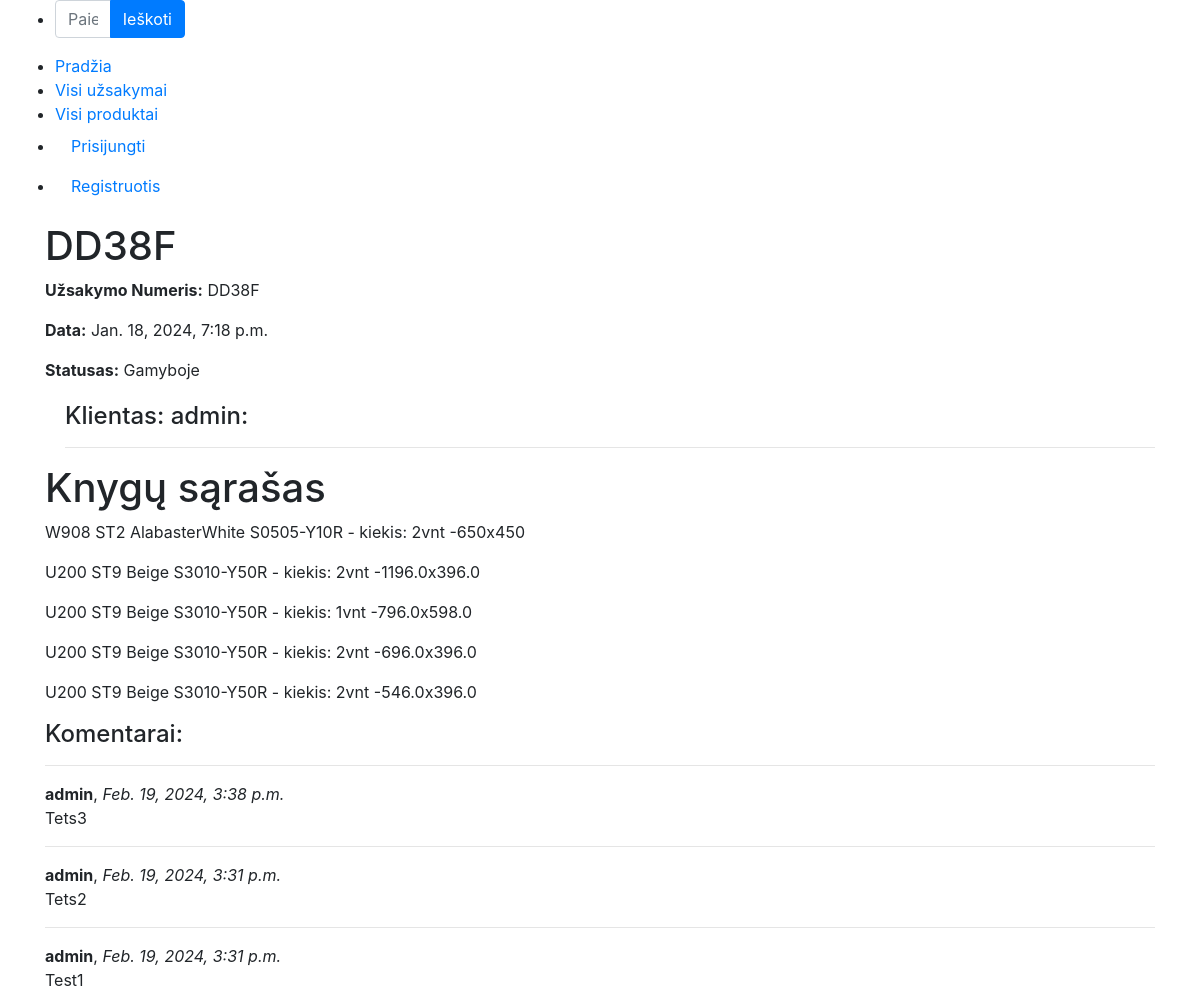
Screenshot of /baldai3/order_line/3 with the database file from the repository.
### baldai3/models.py (models this page shows, shortened)
class Order(models.Model):
    order_no = models.CharField(default=uuid.uuid4().hex[:5].upper(), verbose_name="Užsakymo Numeris", max_length=10,
                                editable=False)
    date = models.DateTimeField(verbose_name="Data")
    client_name = models.ForeignKey(to=User, verbose_name="Klientas", on_delete=models.SET_NULL, null=True, blank=True)
    LOAN_STATUS = (
        ('p', 'Pateiktas'),
        ('a', 'Apmokėtas'),
        ('g', 'Gamyboje'),
        ('i', 'Įvykdytas'),
    )
    status = models.CharField(
        verbose_name="Būsena",
        max_length=1,
        choices=LOAN_STATUS,
        blank=True,
        default='i',
        help_text='Statusas',
    )
    class Meta:
        verbose_name = 'Užsakymas'
        verbose_name_plural = 'Užsakymai'
        ordering = ['-date']

class OrderLine(models.Model):
    order = models.ForeignKey(to="Order", verbose_name="Užsakymas", on_delete=models.CASCADE, related_name="lines")
    product = models.ForeignKey(to="Product", verbose_name="Plokštė", on_delete=models.SET_NULL, null=True, related_name="gaminys")
    product_thickness = models.ForeignKey(to="ProductThickness", verbose_name="Storis", on_delete=models.SET_NULL,
                                          null=True)
    right_edge_info = models.ForeignKey(to="RightEdgeInfo", verbose_name="→ dešinė briauna",
                                        on_delete=models.SET_NULL,
                                        null=True,
                                        blank=True,
                                        default=None,
                                        related_name="right_edge_info")
    left_edge_info = models.ForeignKey(to="LeftEdgeInfo", verbose_name="← kairė briauna",
                                       on_delete=models.SET_NULL,
                                       null=True,
                                       blank=True,
                                       default=None,
                                       related_name="left_edge_info")
    bottom_edge_info = models.ForeignKey(to="BottomEdgeInfo", verbose_name="↓ apatinė briauna",
                                         on_delete=models.SET_NULL,
                                         null=True,
                                         blank=True,
                                         default=None,
                                         related_name="bottom_edge_info")
    top_edge_info = models.ForeignKey(to="TopEdgeInfo", verbose_name="↑ viršutinė briauna",
                                      on_delete=models.SET_NULL,
                                      null=True,
                                      blank=True,
                                      default=None,
                                      related_name="top_edge_info")
    mill_drawing_info = models.ForeignKey(to="MillDrawing", verbose_name="Frezavimas",
                                          on_delete=models.SET_NULL,
                                          null=True,
                                          blank=True,
                                          default=None,
                                          )
    sketch_custom = models.ForeignKey(to="SketchCustom", verbose_name="Eskizas",
                                      on_delete=models.SET_NULL,
                                      null=True,
                                      blank=True,
                                      default=None,
                                      )
    sketch_drill_info = models.ForeignKey(to="DrillSketch", verbose_name="Gręžimas",
                                          on_delete=models.SET_NULL,
                                          null=True,
                                          blank=True,
                                          default=None,
                                          )
    qty = models.IntegerField(verbose_name="Kiekis", )
    product_length = models.IntegerField(verbose_name="Ilgis")
    product_width = models.IntegerField(verbose_name="Plotis")
    def total_length(self):
        left_thickness = self.left_edge_info.e_thickness_model.e_thickness if self.left_edge_info else 0
        right_thickness = self.right_edge_info.e_thickness_model.e_thickness if self.right_edge_info else 0
        sum = self.product_length - left_thickness - right_thickness
        return sum
    def total_width(self):
        top_thickness = self.top_edge_info.e_thickness_model.e_thickness if self.top_edge_info else 0
        bottom_thickness = self.bottom_edge_info.e_thickness_model.e_thickness if self.bottom_edge_info else 0
        sum = self.product_width - top_thickness - bottom_thickness
        return sum
    def display_total_length(self):
        if self.product_length is not None and self.left_edge_info is not None and self.right_edge_info is not None:
            return self.product_length - self.left_edge_info.e_thickness_model.e_thickness - self.right_edge_info.e_thickness_model.e_thickness
        else:
            return None
    display_total_length.short_description = "Cut Length"
    def display_total_width(self):
        if self.product_width is not None and self.top_edge_info is not None and self.bottom_edge_info is not None:
            return self.product_width - self.top_edge_info.e_thickness_model.e_thickness - self.bottom_edge_info.e_thickness_model.e_thickness
        else:
            return None
    display_total_width.short_description = "Cut width"
    def view_sketch_image_url(self):
        if self.mill_drawing_info and self.mill_drawing_info.sketch:
            return format_html('<a href="{}" target="_blank">View Sketch Image</a>', self.mill_drawing_info.sketch.url)
        else:
            return "No sketch image available"
    view_sketch_image_url.short_description = "Sketch Image"
    view_sketch_image_url.allow_tags = True
    def sketch_image_url(self):
        if self.sketch_custom and self.sketch_custom.sketch:
            return format_html('<a href="{}" target="_blank">View Sketch Image</a>', self.sketch_custom.sketch.url)
        else:
            return "No sketch image available"
    sketch_image_url.short_description = "Sketch Image"
    sketch_image_url.allow_tags = True
    def sketch_drill_url(self):
        if self.sketch_drill_info and self.sketch_drill_info.sketch:
            return format_html('<a href="{}" target="_blank">View Sketch Image</a>', self.sketch_drill_info.sketch.url)
        else:
            return "No sketch image available"
    sketch_drill_url.short_description = "Sketch Image"
    sketch_drill_url.allow_tags = True
    def __str__(self):
        return f"{self.product} - kiekis: {self.qty}vnt -{self.total_length()}x{self.total_width()}"
    class Meta:
        verbose_name = 'Užsakymo eilutė'
        verbose_name_plural = 'Užsakymo eilutės'

class Product(models.Model):
    decor = models.CharField(verbose_name="Plokštės dekoras", max_length=10)
    texture = models.CharField(verbose_name="Plokštės atsparumo klasė", max_length=10)
    p_name = models.CharField(verbose_name="Plokštės pavadinimas", max_length=50)
    nsc_color = models.CharField(verbose_name="Plokštės spalvos kodas", max_length=50)
    description = models.TextField('Aprašymas', max_length=2000, default='')
    decor_pic = models.ImageField('Dekoro nuotrauka', upload_to='decors', null=True, blank=True)
    def __str__(self):
        return f"{self.decor} {self.texture} {self.p_name} {self.nsc_color}"
    class Meta:
        verbose_name = 'Plokštė'
        verbose_name_plural = 'Plokštės'

class LeftEdgeInfo(models.Model):
    e_color = models.CharField(verbose_name="Briaunos spalva", max_length=20)
    e_thickness_model = models.ForeignKey(to="EdgeThickness", verbose_name="Plokštės briauna",
                                          on_delete=models.SET_NULL, null=True)
    class Meta:
        verbose_name = 'Plokštės kairė briauna'
        verbose_name_plural = 'Plokščių kairė briauna'

class EdgeThickness(models.Model):
    e_thickness = models.FloatField(verbose_name="Briaunos storis mm", max_length=5)
    class Meta:
        verbose_name = 'Briaunos storis mm'
        verbose_name_plural = 'Braiunų storiai'

class RightEdgeInfo(models.Model):
    e_color = models.CharField(verbose_name="Briaunos spalva", max_length=20)
    e_thickness_model = models.ForeignKey(to="EdgeThickness", verbose_name="Plokštės briauna",
                                          on_delete=models.SET_NULL, null=True)
    class Meta:
        verbose_name = 'Plokštės dešinė briauna'
        verbose_name_plural = 'Plokščių dešinė briauna'

class TopEdgeInfo(models.Model):
    e_color = models.CharField(verbose_name="Briaunos spalva", max_length=20)
    e_thickness_model = models.ForeignKey(to="EdgeThickness", verbose_name="Plokštės briauna",
                                          on_delete=models.SET_NULL, null=True)
    class Meta:
        verbose_name = 'Plokštės viršutinė briauna'
        verbose_name_plural = 'Plokščių viršutinė briauna'

class BottomEdgeInfo(models.Model):
    e_color = models.CharField(verbose_name="Briaunos spalva", max_length=20)
    e_thickness_model = models.ForeignKey(to="EdgeThickness", verbose_name="Plokštės briauna",
                                          on_delete=models.SET_NULL, null=True)
    class Meta:
        verbose_name = 'Plokštės apatinė briauna'
        verbose_name_plural = 'Plokščių apatinė briauna'

class OrderComment(models.Model):
    order = models.ForeignKey(to="Order", verbose_name="Užsakymas", on_delete=models.CASCADE, related_name='comments')
    author = models.ForeignKey(to=User, verbose_name="Autorius", on_delete=models.CASCADE)
    date_created = models.DateTimeField(verbose_name="Data", auto_now_add=True)
    content = models.TextField(verbose_name="Tekstas", max_length=1000)
    class Meta:
        verbose_name = 'Užsakymo komentaras'
        verbose_name_plural = 'Užsakymų komentarai'
        ordering = ['-date_created']

### baldai3/views.py (the view, shortened to what this page needs)
# urls.py: path('order_line/<int:pk>', views.OrderDetailView.as_view(), name='order_detail'),
class OrderDetailView(FormMixin, generic.DetailView):
    model = Order
    template_name = 'order_detail.html'
    form_class = OrderCommentForm
    def get_context_data(self, **kwargs):
        context = super().get_context_data(**kwargs)
        context['status_display'] = self.object.get_status_display()
        context['order_lines'] = OrderLine.objects.filter(order=self.object)
        return context

### baldai3/forms.py
class OrderCommentForm(forms.ModelForm):
    class Meta:
        model = OrderComment
        fields = ['content']

### baldai3/templates/order_detail.html (shortened to what this page needs)
{% extends "base.html" %}
{% block "content" %}
<h1>{{ order.order_no }}</h1>
<p><strong>Užsakymo Numeris:</strong> {{ order.order_no }}</p>
<p><strong>Data:</strong> {{ order.date }}</p>
<p><strong>Statusas:</strong> {{ status_display }}</p>
<div style="margin-left:20px;margin-top:20px">
    <h4>Klientas: {{ order.client_name }}:</h4>
    <hr>
</div>
<h1>Knygų sąrašas</h1>
{% if order_lines %}
{% for order_line in order_lines %}
<p>{{ order_line }}</p>
{% endfor %}
{% else %}
<div class="alert alert-warning" role="alert">
    Užsakymo eilučių (order_lines) nėra.
</div>
{% endif %}
<h4>Komentarai:</h4>
{% if order.comments.all %}
{% for comment in order.comments.all %}
<hr>
<strong>{{ comment.author }}</strong>, <em>{{ comment.date_created}}</em>
<p>{{ comment.content }}</p>
{% endfor %}
{% else %}
<p>Užsakymas neturi komentarų</p>
{% endif %}
{% endblock %}

### rows the page displays
Order: order_no "DD38F", date "Jan. 18, 2024, 7:18 p.m.", client_name "admin"
OrderLine: product+qty+left_edge_info "W908 ST2 AlabasterWhite S0505-Y10R - kiekis: 2vnt -650x450"
OrderLine: product+qty+left_edge_info "U200 ST9 Beige S3010-Y50R - kiekis: 2vnt -1196.0x396.0"
OrderLine: product+qty+left_edge_info "U200 ST9 Beige S3010-Y50R - kiekis: 1vnt -796.0x598.0"
OrderLine: product+qty+left_edge_info "U200 ST9 Beige S3010-Y50R - kiekis: 2vnt -696.0x396.0"
OrderLine: product+qty+left_edge_info "U200 ST9 Beige S3010-Y50R - kiekis: 2vnt -546.0x396.0"
OrderComment: author "admin", date_created "Feb. 19, 2024, 3:38 p.m.", content "Tets3"
OrderComment: author "admin", date_created "Feb. 19, 2024, 3:31 p.m.", content "Tets2"
OrderComment: author "admin", date_created "Feb. 19, 2024, 3:31 p.m.", content "Test1"

### other values shown
{{ status_display }} "Gamyboje"
